Frame 1 (no input): blank canvas, image omitted
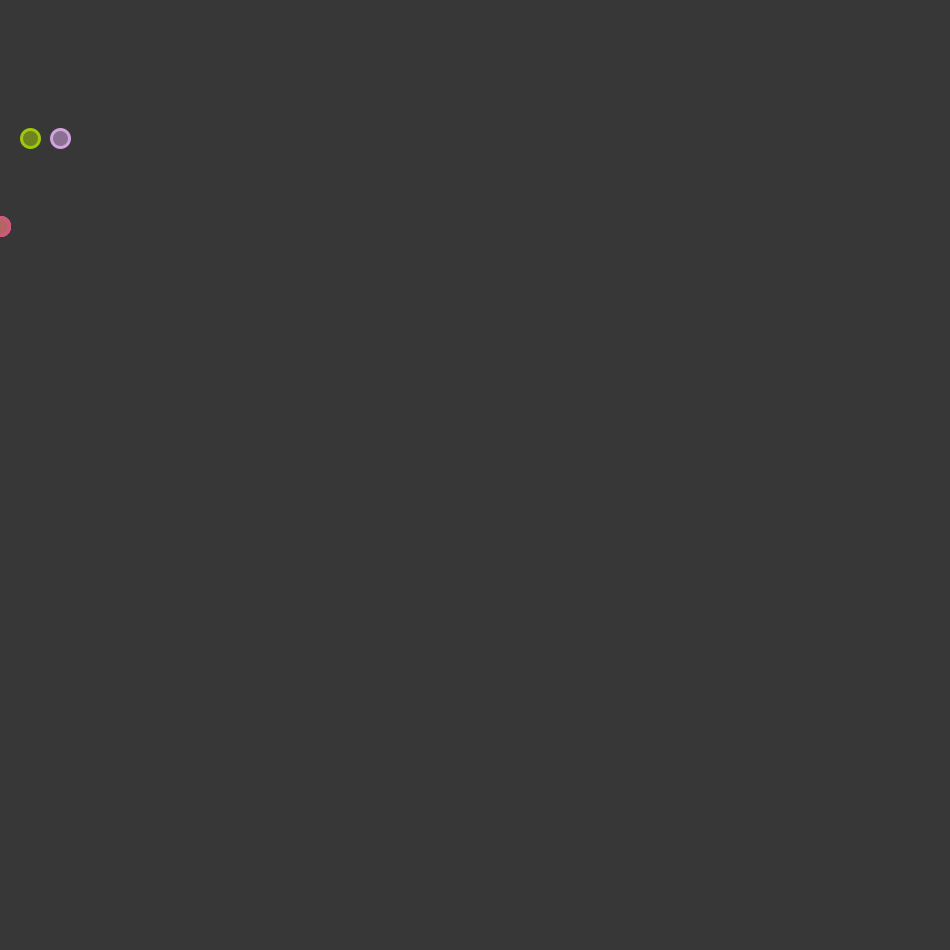
Frame 60 (the mouse pressed at the canvas centre just before this capture)
Frame 120 (the mouse held since frame 60 and released just before this capture): blank canvas, image omitted

The Processing sketch that drew this single still picture (run headless with seeded random() and noise(); from frame 60 on, the mouse is pressed at the canvas centre):

// Processing sketch: processing_181926
// ── processing_181926.pde

float x1 = 0;
float y1 = random(350);

float x2 = 0;
float y2 = random(350);

float r = random(255);
float g = random(255);
float b = random(255);

float point = random(300);
float point2 = random(300);
void setup() {  //setup function called initially, only once
  size(950, 950);
  background(55);  //set background white
}

void draw() {  //draw function loops 

  if (mousePressed || x1 >950 && x2 > 950)
  {
    background(55);
    x1 = 0;
    y1 = random(350);
    x2 = 0;
    y2 = random(350);

    point = random(800);
    point = random(800);

  }
  else
  {
     fill(r, g, b, 137);
     strokeWeight(3);
     stroke(r, g, b);
      if (y1 <= point)
      {
        x1 = x1 + 1;
       y1 = y1 + 2;
      }
  
      if (y2 <= point2)
      {
        x2 = x2 + 1;
        y2 = y2 + 2;
      }
  
      else
      { 
          y1 = y1 - 2;
          x1 = x1 + 1;
  
          y2 = y2 - 2;
          x2 = x2 + 1;
      }
  
      if (x1 % 30 == 0)
      {
        fill(r, g, b, 137);
        strokeWeight(3);
        stroke(r, g, b);
        ellipse(x1, y1, 18, 18);
      }
  
     if (x2 % 30 == 0)
     {
       fill(r, g, b, 137);
       strokeWeight(3);
       stroke(r, g, b);
       ellipse(x2, y2, 18, 18);
     }
 
     r = random(255);
     g = random(255);
    b = random(255);
    }
 
 

  

}
